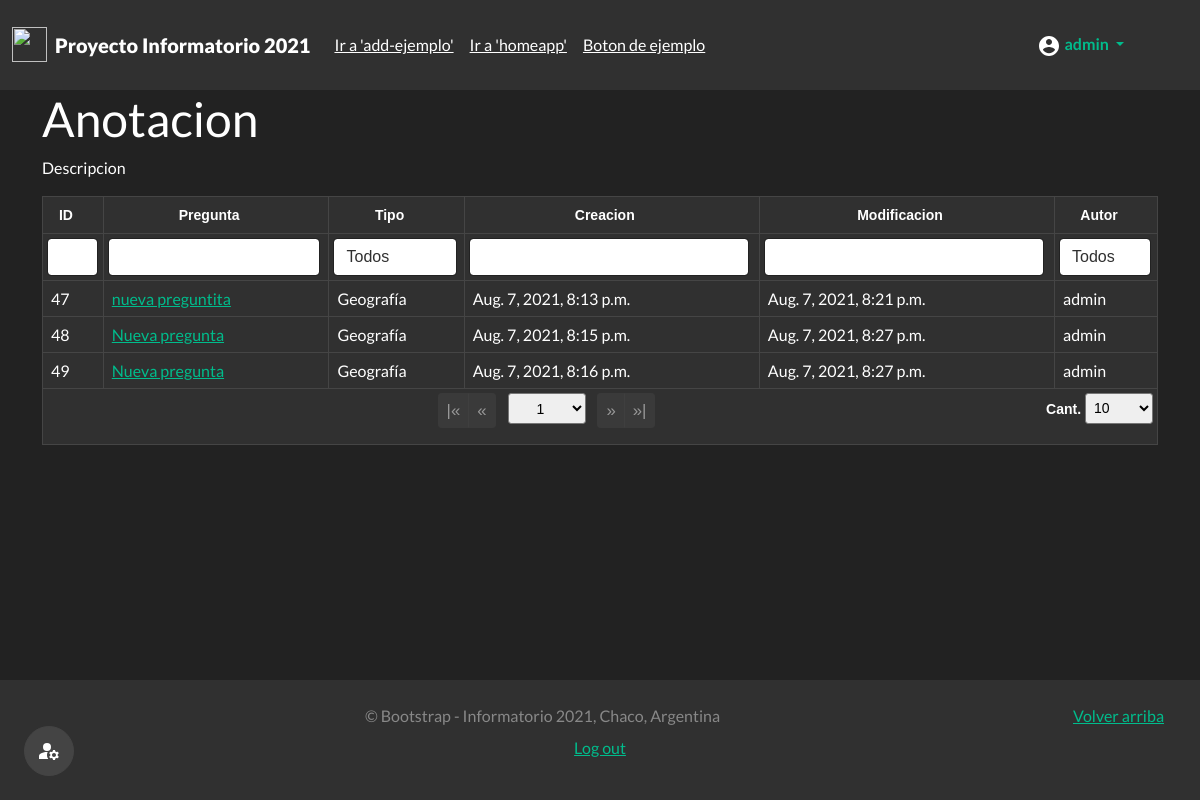
The page /useradmin/prg (signed in) on the database as committed earlier.
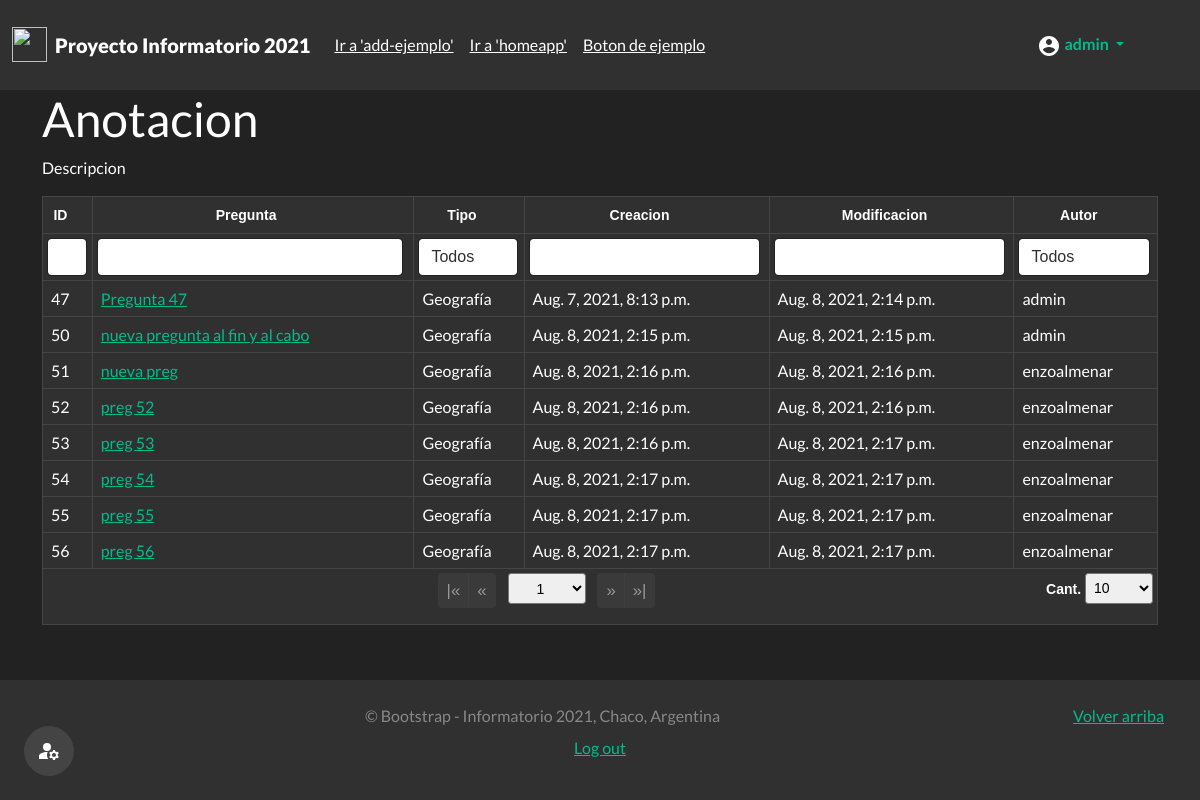
The same page on the database as committed later.
### juego_chaco/models.py (models this page shows)
class Pregunta(models.Model):
    autor = models.ForeignKey(User, on_delete=models.CASCADE) #modificar mas adelante
    pregunta = models.CharField(max_length=500)
    clasificacion = models.CharField(max_length=30,choices=Clasificacion.choices,default=Clasificacion.GEOGRAFIA,)
    fecha_creacion = models.DateTimeField(auto_now_add=True, editable=False)
    fecha_modificacion = models.DateTimeField(auto_now=True)
    def __str__(self):
        return self.pregunta

### authusuario/views.py (the view)
# urls.py: path('useradmin/<str:id>',views.mi_useradmin,name="mi_useradmin"),
@login_required(login_url="login")
@permission_required('authusuario.es_usuario_admin',raise_exception=True)
def mi_useradmin(request,id):
    sw={"prg":admin_cuestionarios,"usr":admin_usuarios,"act":admin_actividades}
    func= sw.get(id,"ERROR")
    if func != "ERROR":
        return func(request)
    raise Http404

### juego_chaco/views.py (called while the page is built)
def admin_cuestionarios(request):
    lista_preguntas=Pregunta.objects.all()
    context={"cuestionario":lista_preguntas}
    return render(request,'admin/admin_cuestionarios.html',context)

### templates/admin/admin_cuestionarios.html (shortened to what this page needs)
{% extends 'base.html' %}
{% load static %}
{% block load_scr %}
<link href={% static 'css/theme.bootstrap_4.css' %} rel="stylesheet">
<link href={% static 'css/jquery.tablesorter.pager.css' %} rel="stylesheet">
{% endblock  %}
{% block content %}
<div class="container">
  <h1>Anotacion</h2>
  <p>Descripcion</p>
  <table class="table table-dark table-bordered table-hover table-responsive">
    <thead class="thead-dark text-center">
      <tr>
        <th>ID</th>
        <th>Pregunta</th>
        <th class="filter-select filter-exact" data-placeholder="Todos">Tipo</th>
        <th>Creacion</th>
        <th>Modificacion</th>
        <th class="filter-select filter-exact" data-placeholder="Todos">Autor</th>
    </thead>
    <tfoot class="text-center">
      <tr>
        <th colspan="7" class="ts-pager">
          <div class="form-inline">
            <div class="btn-group btn-group-sm mx-1" role="group">
              <button type="button" class="btn btn-secondary first" title="first">|&laquo;</button>
              <button type="button" class="btn btn-secondary prev" title="previous">&laquo;</button>
            </div>
            <select class="form-control-sm custom-select px-4 mx-1 pagenum" title="N° de página"></select>
            <div class="btn-group btn-group-sm mx-1" role="group">
              <button type="button" class="btn btn-secondary next" title="next">&raquo;</button>
              <button type="button" class="btn btn-secondary last" title="last">&raquo;|</button>
            </div>
            <p class="float-end">
              <a>Cant.</a>
              <select class="form-control-sm custom-select px-1 pagesize" title="Seleccione el tamaño de página">
                <option selected="selected" value="10">10</option>
            </p>
          </div>
        </th>
      </tr>
    </tfoot>
    <tbody>
      {% for pregunta in cuestionario %}
        <tr>
        <td>{{pregunta.pk}}</td>
        <td><a href= {% url 'editar' 'ver' pregunta.pk %}>{{pregunta}}</a></td>
        <td>{{pregunta.clasificacion}}</td>
        <td>{{pregunta.fecha_creacion}}</td>
        <td>{{pregunta.fecha_modificacion}}</td>
        <td>{{pregunta.autor}}</td>
        </tr>
      {% endfor %}
    </tbody>
  </table>
</div>
{% endblock  %}

Rows that differ between the two databases and show on the page:
removed Pregunta: pk "48", pregunta "Nueva pregunta", clasificacion "Geografía", fecha_creacion "Aug. 7, 2021, 8:15 p.m.", fecha_modificacion "Aug. 7, 2021, 8:27 p.m.", autor "admin"
removed Pregunta: pk "49", pregunta "Nueva pregunta", clasificacion "Geografía", fecha_creacion "Aug. 7, 2021, 8:16 p.m.", fecha_modificacion "Aug. 7, 2021, 8:27 p.m.", autor "admin"
changed Pregunta id 47: pregunta "nueva preguntita" → "Pregunta 47"; fecha_modificacion "Aug. 7, 2021, 8:21 p.m." → "Aug. 8, 2021, 2:14 p.m."
added Pregunta: pk "50", pregunta "nueva pregunta al fin y al cabo", clasificacion "Geografía", fecha_creacion "Aug. 8, 2021, 2:15 p.m.", fecha_modificacion "Aug. 8, 2021, 2:15 p.m.", autor "admin"
added Pregunta: pk "51", pregunta "nueva preg", clasificacion "Geografía", fecha_creacion "Aug. 8, 2021, 2:16 p.m.", fecha_modificacion "Aug. 8, 2021, 2:16 p.m.", autor "enzoalmenar"
added Pregunta: pk "52", pregunta "preg 52", clasificacion "Geografía", fecha_creacion "Aug. 8, 2021, 2:16 p.m.", fecha_modificacion "Aug. 8, 2021, 2:16 p.m.", autor "enzoalmenar"
added Pregunta: pk "53", pregunta "preg 53", clasificacion "Geografía", fecha_creacion "Aug. 8, 2021, 2:16 p.m.", fecha_modificacion "Aug. 8, 2021, 2:17 p.m.", autor "enzoalmenar"
added Pregunta: pk "54", pregunta "preg 54", clasificacion "Geografía", fecha_creacion "Aug. 8, 2021, 2:17 p.m.", fecha_modificacion "Aug. 8, 2021, 2:17 p.m.", autor "enzoalmenar"
added Pregunta: pk "55", pregunta "preg 55", clasificacion "Geografía", fecha_creacion "Aug. 8, 2021, 2:17 p.m.", fecha_modificacion "Aug. 8, 2021, 2:17 p.m.", autor "enzoalmenar"
added Pregunta: pk "56", pregunta "preg 56", clasificacion "Geografía", fecha_creacion "Aug. 8, 2021, 2:17 p.m.", fecha_modificacion "Aug. 8, 2021, 2:17 p.m.", autor "enzoalmenar"
